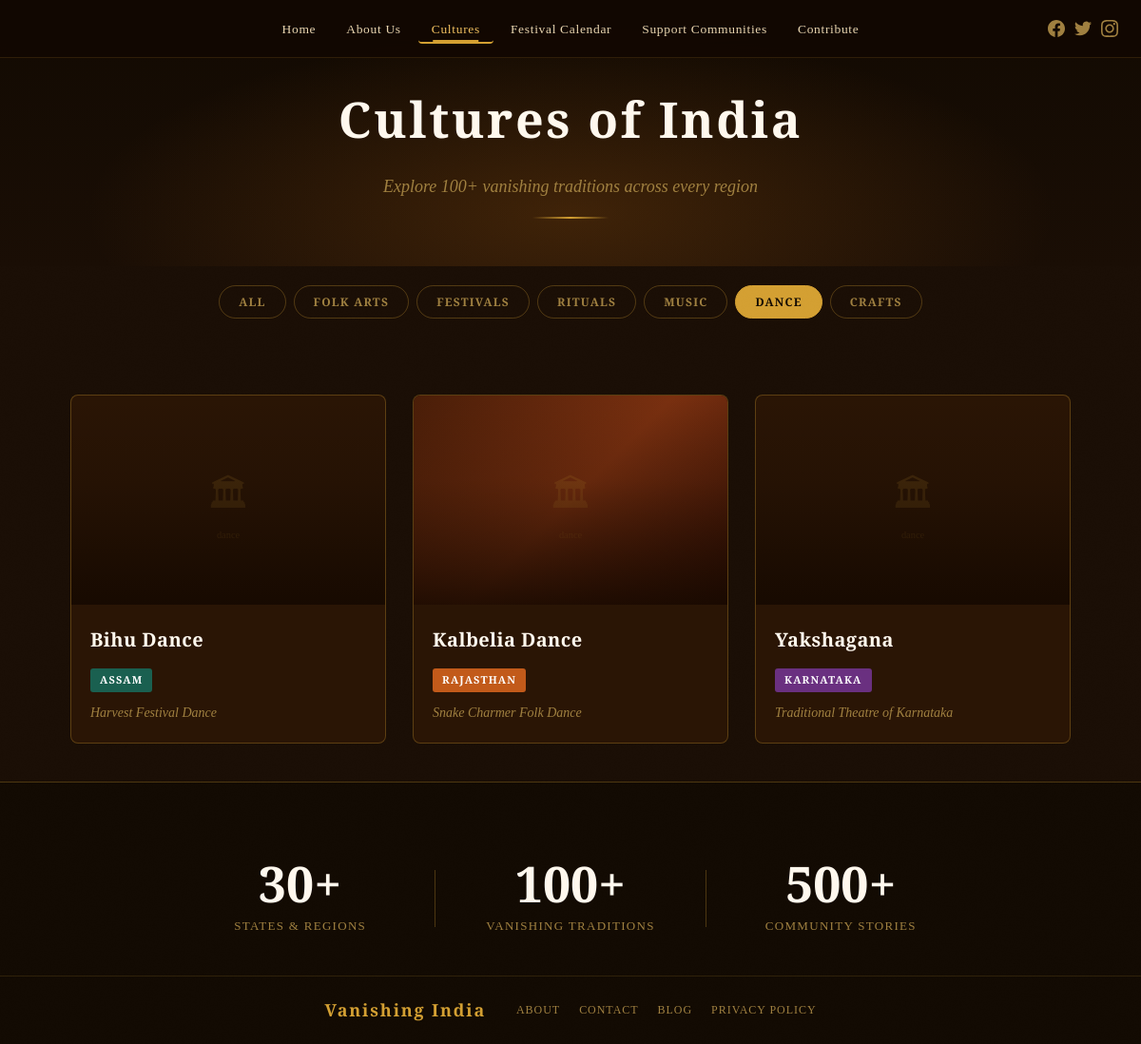
Page /pages/cultures.php?category=dance on the committed database.
### tables this page shows
CREATE TABLE IF NOT EXISTS traditions (
    id INT AUTO_INCREMENT PRIMARY KEY,
    title VARCHAR(255) NOT NULL,
    region VARCHAR(255) NOT NULL,
    state VARCHAR(255) NOT NULL,
    category ENUM('folk_arts','festivals','rituals','music','crafts','dance') NOT NULL,
    short_desc TEXT,
    full_desc LONGTEXT,
    image_url VARCHAR(500),
    is_featured TINYINT(1) DEFAULT 0,
    created_at TIMESTAMP DEFAULT CURRENT_TIMESTAMP
);

### pages/cultures.php (the view, shortened to what this page needs)
<?php
$category_filter = $_GET['category'] ?? 'all';
$state_filter    = $_GET['state']    ?? '';
$db = getDB();
if ($db) {
    $sql = "SELECT * FROM traditions WHERE 1";
    $params = [];
    if ($category_filter !== 'all') {
        $sql .= " AND category = ?";
        $params[] = $category_filter;
    }
    $sql .= " ORDER BY is_featured DESC, title ASC";
    $stmt = $db->prepare($sql);
    $stmt->execute($params);
    $traditions = $stmt->fetchAll();
} else {
    $traditions = getTraditions();
}
$tag_classes = [
    'Rajasthan'=>'rajasthan','Himachal Pradesh'=>'himachal','Bihar'=>'bihar',
    'Karnataka'=>'karnataka','Assam'=>'assam','Kerala'=>'kerala',
    'Gujarat'=>'gujarat','Madhya Pradesh'=>'mp',
];
$categories = [
    'all'       => 'All',
    'folk_arts' => 'Folk Arts',
    'festivals' => 'Festivals',
    'rituals'   => 'Rituals',
    'music'     => 'Music',
    'dance'     => 'Dance',
    'crafts'    => 'Crafts',
];
?>
<?php require_once '../includes/header.php'; ?>
<div class="page-hero">
    <div class="page-hero-content">
        <h1 class="page-title">Cultures of India</h1>
        <p class="page-subtitle">Explore 100+ vanishing traditions across every region</p>
        <div class="gold-divider"></div>
    </div>
</div>
<div class="container">
    <div class="filter-tabs">
        <?php foreach ($categories as $key => $label): ?>
        <button class="filter-tab <?= $category_filter === $key ? 'active' : '' ?>"
                data-filter="<?= $key ?>"
                onclick="window.location.href='cultures.php?category=<?= $key ?><?= $state_filter ? '&state='.urlencode($state_filter) : '' ?>'">
            <?= $label ?>
        </button>
        <?php endforeach; ?>
    </div>
    <?php if (empty($traditions)): ?>
    <div style="text-align:center;padding:60px 0;color:var(--color-text-muted);">
        <p style="font-family:var(--font-heading);font-size:18px;">No traditions found in this category yet.</p>
        <a href="cultures.php" style="color:var(--color-gold);font-size:14px;">Browse all →</a>
    </div>
    <?php else: ?>
    <div class="cultures-grid">
        <?php foreach ($traditions as $t):
            $tag = $tag_classes[$t['state']] ?? 'rajasthan';
        ?>
        <a href="tradition.php?id=<?= $t['id'] ?>" class="culture-card" data-category="<?= htmlspecialchars($t['category']) ?>">
            <div class="card-image">
                <?php if (!empty($t['image_url']) && file_exists('../' . $t['image_url'])): ?>
                    <img src="<?= SITE_URL ?>/<?= htmlspecialchars($t['image_url']) ?>" alt="<?= htmlspecialchars($t['title']) ?>" loading="lazy">
                <?php else: ?>
                    <div class="card-img-placeholder <?= $tag ?>" style="height:220px;">
                        <svg viewBox="0 0 200 160" width="160" xmlns="http://www.w3.org/2000/svg">
                            <text x="100" y="90" font-family="serif" font-size="48" text-anchor="middle" fill="#d4a032" opacity="0.4">🏛</text>
                            <text x="100" y="130" font-family="serif" font-size="13" text-anchor="middle" fill="#d4a032" opacity="0.5"><?= htmlspecialchars($t['category']) ?></text>
                        </svg>
                    </div>
                <?php endif; ?>
            </div>
            <div class="card-body">
                <h3 class="card-title"><?= htmlspecialchars($t['title']) ?></h3>
                <span class="card-tag <?= $tag ?>"><?= htmlspecialchars($t['state']) ?></span>
                <p class="card-desc"><?= htmlspecialchars($t['short_desc'] ?? '') ?></p>
            </div>
        </a>
        <?php endforeach; ?>
    </div>
    <?php endif; ?>
</div>
<?php require_once '../includes/footer.php'; ?>

### assets/css/style.css (style rules this page uses)
:root { --color-bg: #1a0e05; --color-bg2: #120a02; --color-surface: #2a1505; --color-surface2: #3a1f08; --color-gold: #d4a032; --color-gold-lt: #f0c060; --color-gold-dk: #8b5e10; --color-amber: #c87820; --color-text: #e8d5b0; --color-text-muted:#a08040; --color-white: #fff8ee; --color-tag-raj: #c25a1a; --color-tag-him: #3d7a5c; --color-tag-bih: #1a5a8a; --font-display: 'Cinzel Decorative', serif; --font-heading: 'Cinzel', serif; --font-body: 'EB Garamond', serif; --shadow-gold: 0 0 30px rgba(212,160,50,0.25); --shadow-deep: 0 8px 40px rgba(0,0,0,0.7); --border-gold: 1px solid rgba(212,160,50,0.3); --radius: 8px; --transition: all 0.35s ease; }
*, *::before, *::after { box-sizing: border-box; margin: 0; padding: 0; }
html { scroll-behavior: smooth; }
body { background-color: var(--color-bg); color: var(--color-text); font-family: var(--font-body); font-size: 17px; line-height: 1.7; overflow-x: hidden; min-height: 100vh; }
body::before { content: ''; position: fixed; inset: 0; pointer-events: none; z-index: 0; opacity: 0.4; }
a { text-decoration: none; color: inherit; }
button { cursor: pointer; border: none; background: none; }
.culture-card { position: relative; border-radius: var(--radius); overflow: hidden; background: var(--color-surface); border: var(--border-gold); cursor: pointer; transition: transform 0.35s ease, box-shadow 0.35s ease; text-decoration: none; display: block; }
.card-image { position: relative; height: 220px; overflow: hidden; }
.card-image::after { content: ''; position: absolute; inset: 0; background: linear-gradient(0deg, rgba(20,8,0,0.85) 0%, rgba(20,8,0,0.2) 60%, transparent 100%); }
.card-img-placeholder { width: 100%; height: 100%; display: flex; align-items: center; justify-content: center; }
.card-img-placeholder.rajasthan { background: linear-gradient(135deg, #4a1e08 0%, #7a3010 50%, #3a1205 100%); }
.card-img-placeholder svg { opacity: 0.4; }
.card-body { padding: 20px; }
.card-title { font-family: var(--font-heading); font-size: 20px; font-weight: 700; color: var(--color-white); margin-bottom: 10px; letter-spacing: 0.02em; }
.card-tag { display: inline-block; font-family: var(--font-heading); font-size: 11px; font-weight: 600; letter-spacing: 0.1em; text-transform: uppercase; padding: 3px 10px; border-radius: 3px; margin-bottom: 10px; }
.card-tag.rajasthan { background: var(--color-tag-raj); color: #fff; }
.card-tag.karnataka { background: #6a3080; color: #fff; }
.card-tag.assam { background: #1a6050; color: #fff; }
.card-desc { font-size: 14px; color: var(--color-text-muted); font-style: italic; }
.page-hero { min-height: 280px; display: flex; align-items: flex-end; justify-content: center; padding: 80px 24px 50px; background: linear-gradient(180deg, var(--color-bg2) 0%, var(--color-bg) 100%); position: relative; overflow: hidden; text-align: center; }
.page-hero::before { content: ''; position: absolute; inset: 0; background: radial-gradient(ellipse at 50% 80%, rgba(180,100,20,0.25) 0%, transparent 60%); }
.page-hero-content { position: relative; z-index: 1; }
.page-title { font-family: var(--font-heading); font-size: clamp(32px, 5vw, 52px); font-weight: 700; color: var(--color-white); letter-spacing: 0.05em; margin-bottom: 12px; }
.page-subtitle { font-size: 18px; color: var(--color-text-muted); font-style: italic; }
.gold-divider { width: 80px; height: 2px; background: linear-gradient(90deg, transparent, var(--color-gold), transparent); margin: 16px auto 0; }
.container { max-width: 1100px; margin: 0 auto; padding: 0 24px; }
.cultures-grid { display: grid; grid-template-columns: repeat(auto-fill, minmax(300px, 1fr)); gap: 28px; padding: 40px 0; }
.filter-tabs { display: flex; gap: 8px; flex-wrap: wrap; justify-content: center; padding: 20px 0 40px; }
.filter-tab { font-family: var(--font-heading); font-size: 12px; font-weight: 600; letter-spacing: 0.1em; text-transform: uppercase; padding: 8px 20px; border: 1px solid rgba(212,160,50,0.3); border-radius: 20px; color: var(--color-text-muted); cursor: pointer; transition: var(--transition); background: transparent; }
.filter-tab:hover, .filter-tab.active { background: var(--color-gold); color: var(--color-bg2); border-color: var(--color-gold); }

### rows in the picture
traditions: title "Bihu Dance", state "ASSAM", short_desc "Harvest Festival Dance"
traditions: title "Kalbelia Dance", state "RAJASTHAN", short_desc "Snake Charmer Folk Dance"
traditions: title "Yakshagana", state "KARNATAKA", short_desc "Traditional Theatre of Karnataka"

### other values in the picture
$label "ALL"
$label "FOLK ARTS"
$label "FESTIVALS"
$label "RITUALS"
$label "MUSIC"
$label "DANCE"
$label "CRAFTS"
